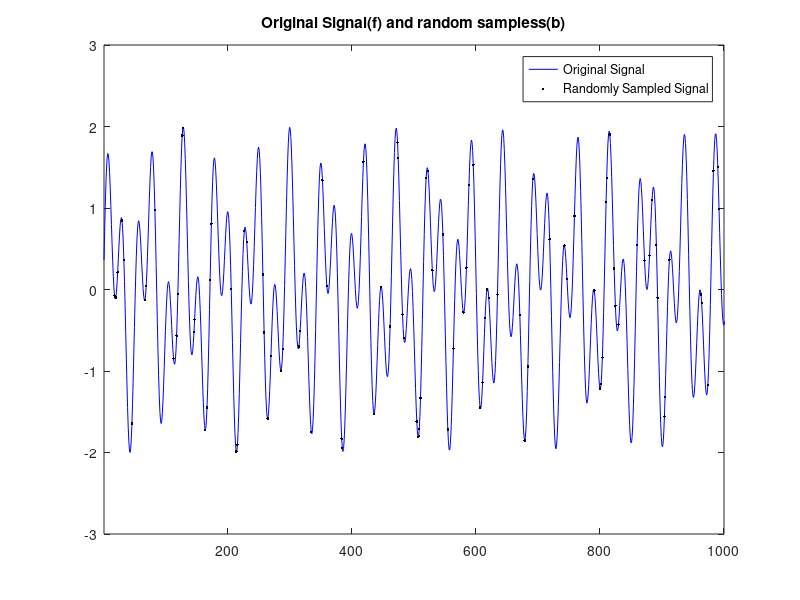
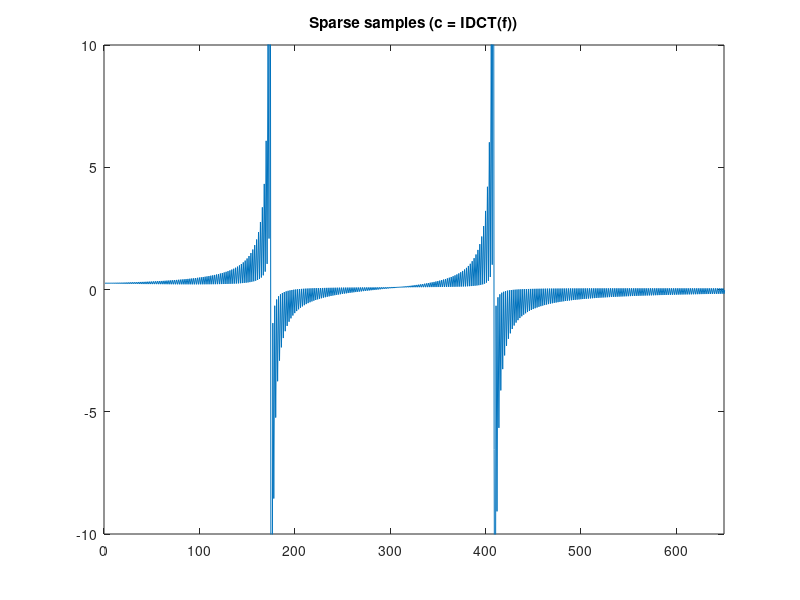
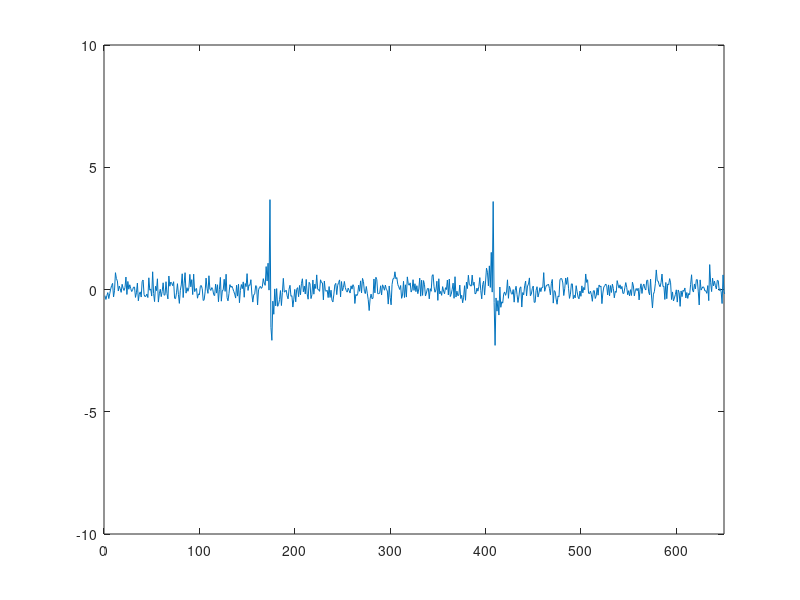
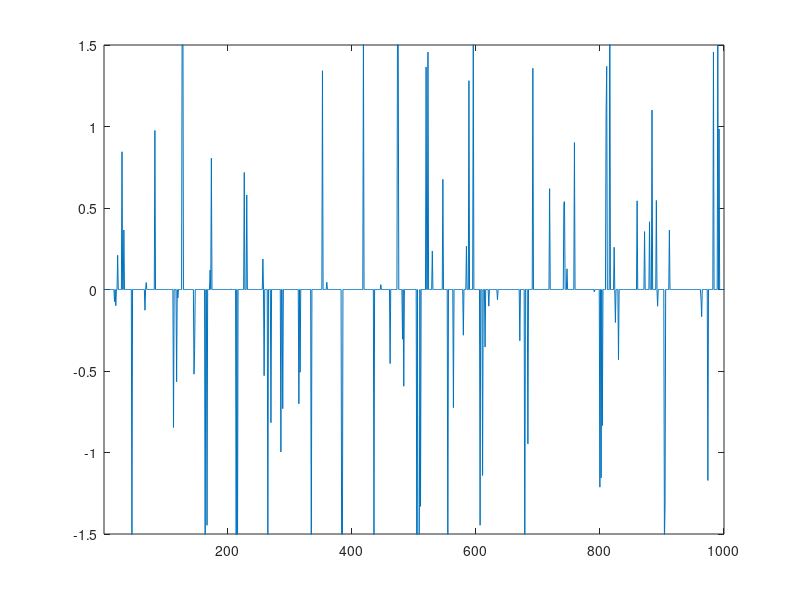

These figures' MATLAB source, in order: (Note: this script raises an error after producing the figures.)
%% signal initialization

n = 1/40000:1/40000:1/8;
f = sin(1394*pi*n) + sin(3266*pi*n);

%% Random Sampling

% b = Phi * f    (random sampling)
% c = Psi * f    where Psi = IDCT (sparsifying)

m = floor(rand(1,500)*length(f));
b = f(m);       % random samples of (f)
c = idct(f);    % sparsed (f)
plot(f,'b');hold
plot(m,b,'k.');title('Original Signal(f) and random sampless(b)');
axis([1,1000,-3,3])
legend('Original Signal','Randomly Sampled Signal')
figure, plot(c), axis([0,650,-10,10]);title('Sparse samples (c = IDCT(f))');

% f = Psi * c
% Psi = DCT
% f = DCT(c)
% c = IDCT(f)
%% solution 1 (x)

% Ax = b
% x = A\b

D = dct(eye(length(n),length(n)));
A = D(m,:);
% sound(f)
x = (A\b')';
b_hat = dct(x);
% sound(b_hat)

%% solution 2 (y)

% Ay = b
% y = pinv(A) * b

y = (pinv(A)*b')';
figure,plot(y),axis([0,650,-10,10])
figure,plot(dct(y)),axis([1,1000,-1.5,1.5])
%% solution 3 (s1)

s1 = l1eq_pd(y',A,A',b',5e-3,20); % L1-magic toolbox
